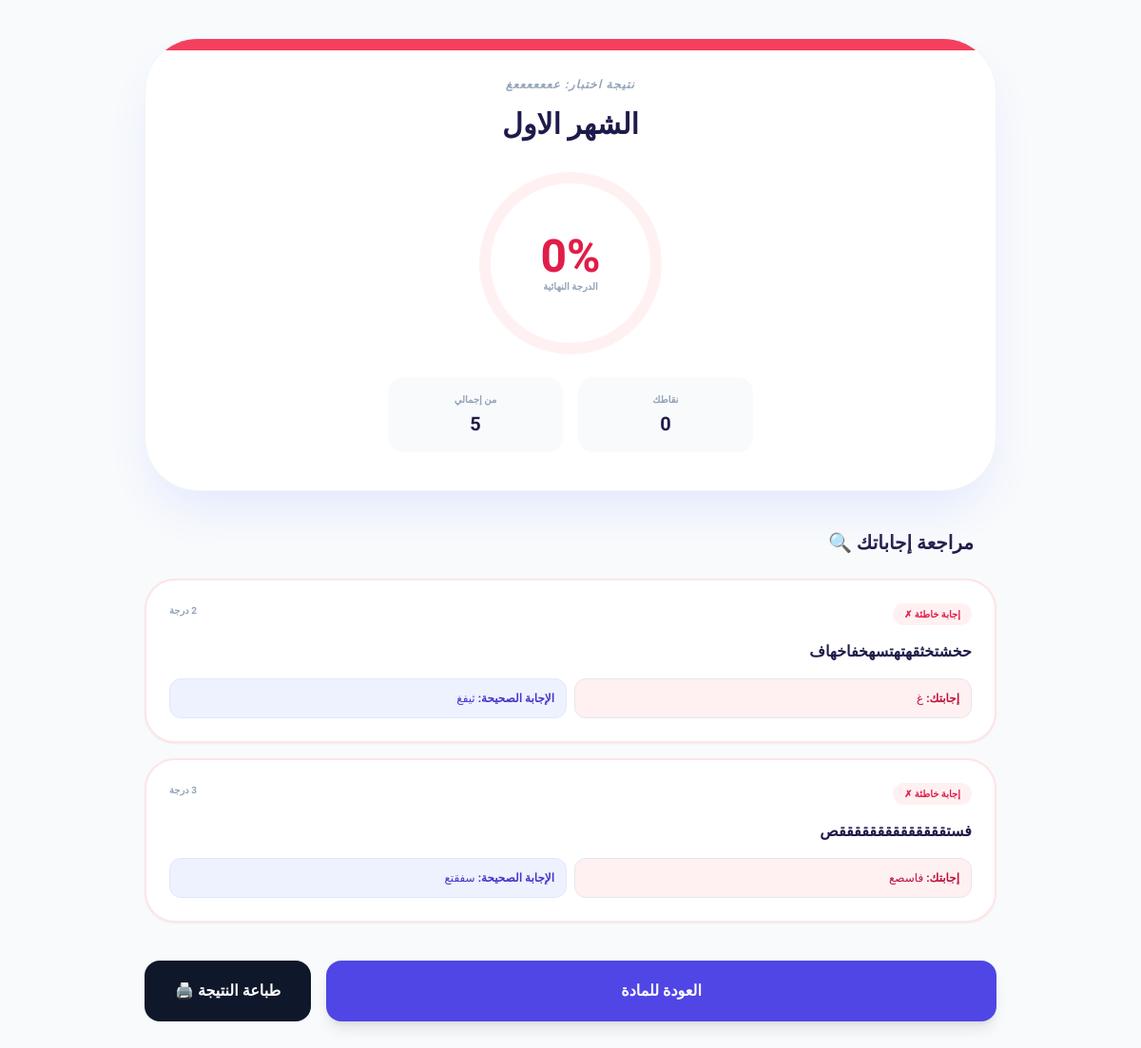
Screenshot of /dashboard/exam_result_view.php?exam_id=1 (signed in) with the database file from the repository.
### tables this page shows
CREATE TABLE `exam_results` (
  `id` int(11) NOT NULL,
  `student_id` int(11) DEFAULT NULL,
  `course_id` int(11) DEFAULT NULL,
  `exam_id` int(11) DEFAULT NULL,
  `score` int(11) DEFAULT 0,
  `total_marks` int(11) DEFAULT 100,
  `completed_at` timestamp NOT NULL DEFAULT current_timestamp(),
  `submitted_at` timestamp NOT NULL DEFAULT current_timestamp()
);

CREATE TABLE `exams` (
  `id` int(11) NOT NULL,
  `course_id` int(11) DEFAULT NULL,
  `exam_title` varchar(255) DEFAULT NULL,
  `exam_date` datetime DEFAULT NULL,
  `duration_minutes` int(11) DEFAULT NULL,
  `attempts_count` int(11) DEFAULT 1,
  `start_time` datetime DEFAULT NULL,
  `end_time` datetime DEFAULT NULL
);

CREATE TABLE `courses` (
  `id` int(11) NOT NULL,
  `course_name` varchar(150) NOT NULL,
  `course_code` varchar(20) NOT NULL,
  `teacher_id` int(11) DEFAULT NULL,
  `created_at` timestamp NOT NULL DEFAULT current_timestamp()
);

CREATE TABLE `student_answers` (
  `id` int(11) NOT NULL,
  `student_id` int(11) DEFAULT NULL,
  `exam_id` int(11) DEFAULT NULL,
  `question_id` int(11) DEFAULT NULL,
  `student_answer` char(1) DEFAULT NULL,
  `is_correct` tinyint(1) DEFAULT NULL
);

CREATE TABLE `questions` (
  `id` int(11) NOT NULL,
  `exam_id` int(11) DEFAULT NULL,
  `question_text` text DEFAULT NULL,
  `option_a` varchar(255) DEFAULT NULL,
  `option_b` varchar(255) DEFAULT NULL,
  `option_c` varchar(255) DEFAULT NULL,
  `option_d` varchar(255) DEFAULT NULL,
  `correct_option` char(1) DEFAULT NULL,
  `question_mark` int(11) DEFAULT 1
);

### dashboard/exam_result_view.php (the view, shortened to what this page needs)
<?php
require_once '../config/db.php';
$user_id = $_SESSION['user_id'];
$exam_id = $_GET['exam_id'] ?? null;
$stmt = $pdo->prepare("SELECT * FROM exam_results WHERE student_id = ? AND exam_id = ? ORDER BY id DESC LIMIT 1");
$stmt->execute([$user_id, $exam_id]);
$result = $stmt->fetch();
$exam_stmt = $pdo->prepare("SELECT e.*, c.course_name FROM exams e JOIN courses c ON e.course_id = c.id WHERE e.id = ?");
$exam_stmt->execute([$exam_id]);
$exam = $exam_stmt->fetch();
$ans_stmt = $pdo->prepare("
    SELECT q.*, sa.student_answer, sa.is_correct
    FROM questions q
    LEFT JOIN student_answers sa ON q.id = sa.question_id
    WHERE sa.student_id = ? AND sa.exam_id = ?
");
$ans_stmt->execute([$user_id, $exam_id]);
$details = $ans_stmt->fetchAll();
$percentage = ($result['total_marks'] > 0) ? round(($result['score'] / $result['total_marks']) * 100) : 0;
?>
<!DOCTYPE html>
<html lang="ar" dir="rtl">
<head>
    <script src="https://cdn.tailwindcss.com"></script>
</head>
<body class="bg-slate-50 p-4 md:p-10">
<div class="max-w-4xl mx-auto">
    <div class="bg-white rounded-[3.5rem] p-10 shadow-2xl shadow-indigo-100 border border-slate-100 text-center relative overflow-hidden mb-10">
        <div class="absolute top-0 left-0 w-full h-3 <?= $percentage >= 50 ? 'bg-emerald-500' : 'bg-rose-500' ?>"></div>
        <h1 class="text-slate-400 font-black text-xs uppercase tracking-widest mb-4 italic">نتيجة اختبار: <?= htmlspecialchars($exam['course_name']) ?></h1>
        <h2 class="text-3xl font-black text-indigo-950 mb-8"><?= htmlspecialchars($exam['exam_title']) ?></h2>
        <div class="inline-flex items-center justify-center w-48 h-48 rounded-full border-[12px] <?= $percentage >= 50 ? 'border-emerald-50' : 'border-rose-50' ?> mb-6 relative">
            <div class="flex flex-col">
                <span class="text-5xl font-black <?= $percentage >= 50 ? 'text-emerald-600' : 'text-rose-600' ?>"><?= $percentage ?>%</span>
                <span class="text-[10px] text-slate-400 font-bold uppercase">الدرجة النهائية</span>
            </div>
        </div>
        <div class="grid grid-cols-2 gap-4 max-w-sm mx-auto">
            <div class="bg-slate-50 p-4 rounded-2xl">
                <p class="text-[10px] text-slate-400 font-black mb-1">نقاطك</p>
                <p class="text-xl font-black text-indigo-950"><?= $result['score'] ?></p>
            </div>
            <div class="bg-slate-50 p-4 rounded-2xl">
                <p class="text-[10px] text-slate-400 font-black mb-1">من إجمالي</p>
                <p class="text-xl font-black text-indigo-950"><?= $result['total_marks'] ?></p>
            </div>
        </div>
    </div>
    <h3 class="text-xl font-black text-indigo-950 mb-6 mr-6">مراجعة إجاباتك 🔍</h3>
    <div class="space-y-4">
        <?php foreach($details as $d): ?>
            <div class="bg-white p-6 rounded-[2rem] border-2 <?= $d['is_correct'] ? 'border-emerald-100' : 'border-rose-100' ?> shadow-sm">
                <div class="flex justify-between mb-4">
                    <span class="text-[10px] font-black <?= $d['is_correct'] ? 'text-emerald-600 bg-emerald-50' : 'text-rose-600 bg-rose-50' ?> px-3 py-1 rounded-full uppercase">
                        <?= $d['is_correct'] ? 'إجابة صحيحة ✓' : 'إجابة خاطئة ✗' ?>
                    </span>
                    <span class="text-slate-400 font-bold text-[10px]"><?= $d['question_mark'] ?> درجة</span>
                </div>
                <p class="font-bold text-indigo-950 mb-4"><?= htmlspecialchars($d['question_text']) ?></p>
                <div class="grid grid-cols-1 md:grid-cols-2 gap-2 text-xs">
                    <div class="p-3 rounded-xl <?= $d['student_answer'] == $d['correct_option'] ? 'bg-emerald-50 text-emerald-700' : 'bg-rose-50 text-rose-700' ?> border">
                        <b>إجابتك:</b> <?= htmlspecialchars($d['option_'.strtolower($d['student_answer'])]) ?>
                    </div>
                    <?php if(!$d['is_correct']): ?>
                    <div class="p-3 rounded-xl bg-indigo-50 text-indigo-700 border border-indigo-100">
                        <b>الإجابة الصحيحة:</b> <?= htmlspecialchars($d['option_'.strtolower($d['correct_option'])]) ?>
                    </div>
                    <?php endif; ?>
                </div>
            </div>
        <?php endforeach; ?>
    </div>
    <div class="mt-10 flex gap-4">
        <a href="manage_content.php?id=<?= $exam['course_id'] ?>" class="flex-1 bg-indigo-600 text-white text-center p-5 rounded-2xl font-black shadow-lg">العودة للمادة</a>
        <button onclick="window.print()" class="bg-slate-900 text-white px-8 rounded-2xl font-black">طباعة النتيجة 🖨️</button>
    </div>
</div>
</body>
</html>

### dashboard/exam_result_view.php (style rules this page uses)
body { font-family: 'Almarai', sans-serif; }

### rows the page displays
exams: course.course_name "عععععععغ", exam_title "الشهر الاول"
exam_results: score "0", total_marks "5"
student_answers: is_correct "إجابة خاطئة ✗", question.question_mark "2", question.question_text "حخشتخثقهتهتسهخفاخهاف", question.option_d "غ", question.option_a "ثيفغ"
student_answers: is_correct "إجابة خاطئة ✗", question.question_mark "3", question.question_text "فستققققققققققققققص", question.option_a "فاسصع", question.option_b "سفقتع"
